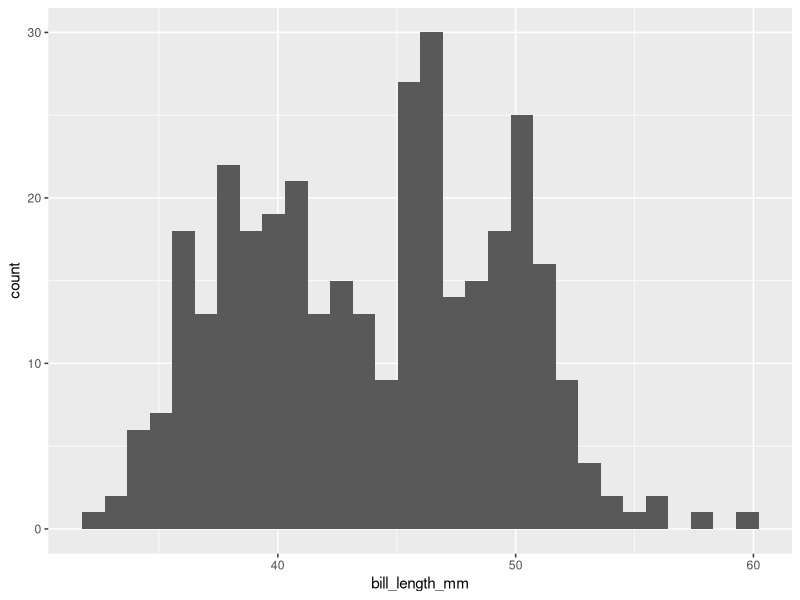
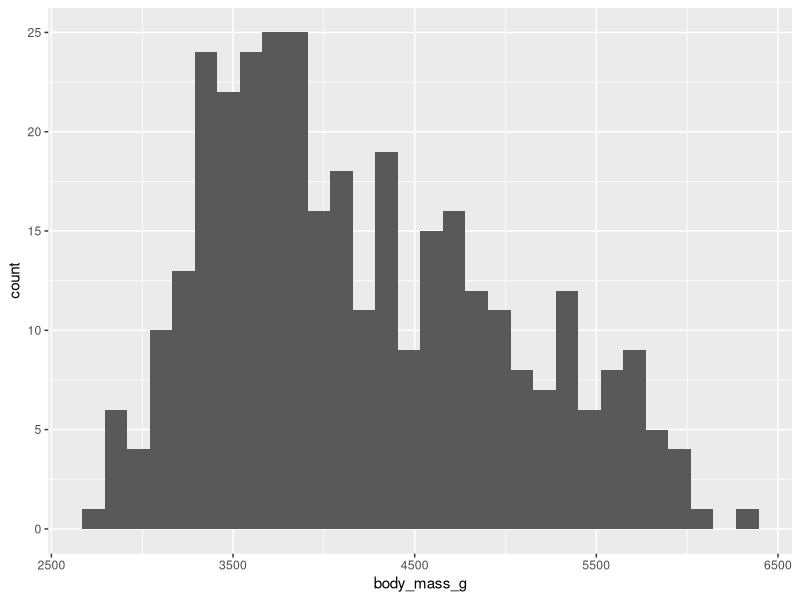
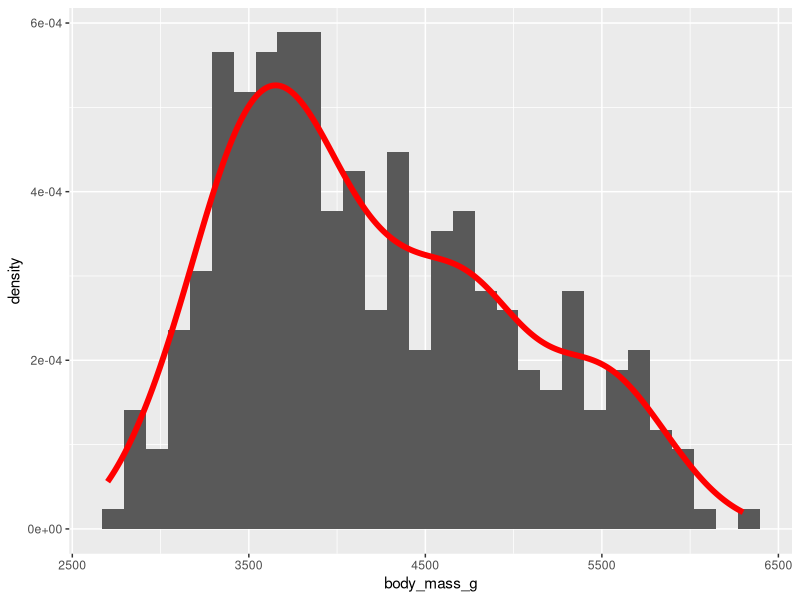
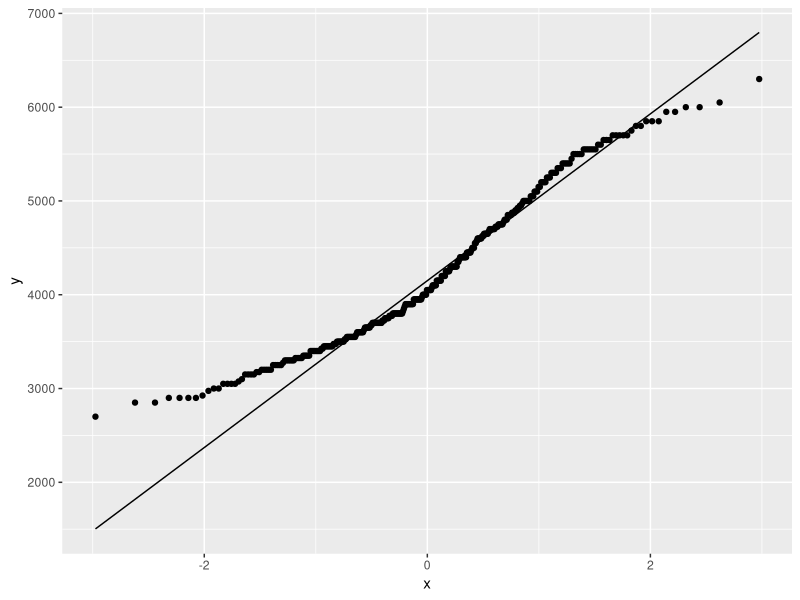
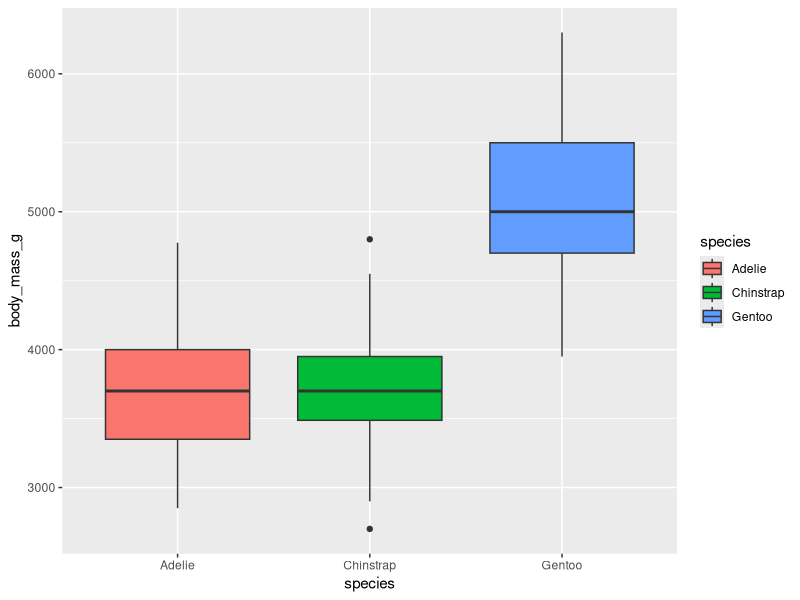
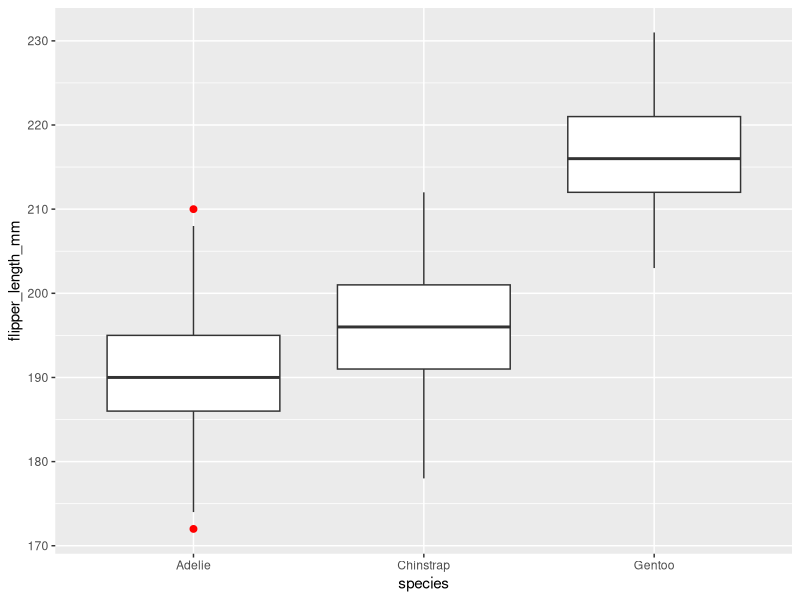
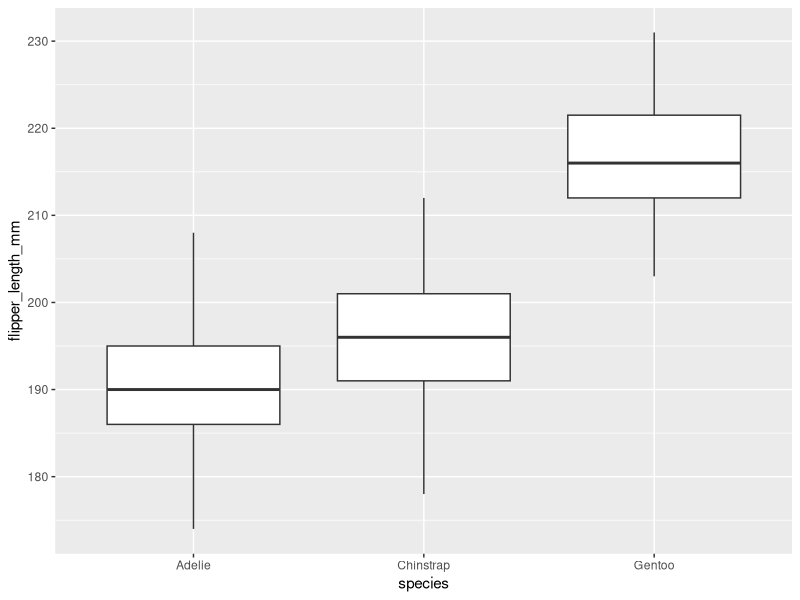
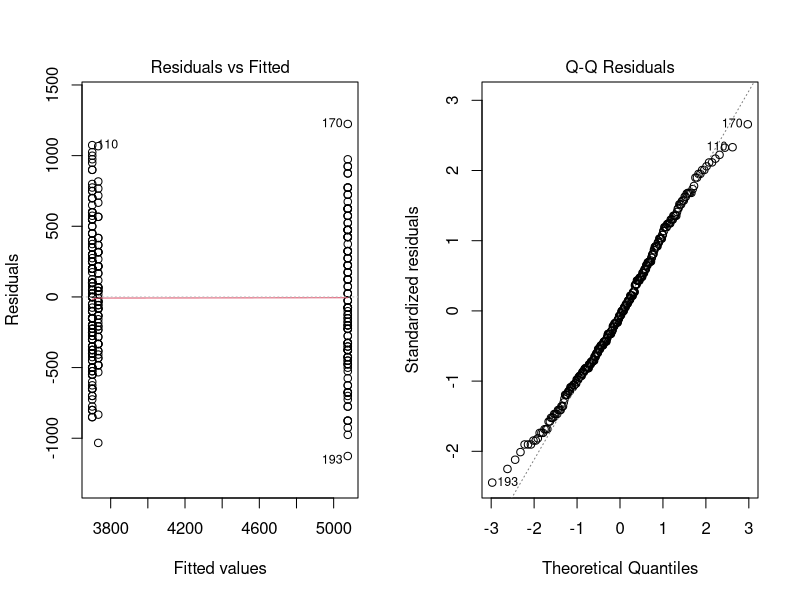

Reproduce these figures in R, in order.
## ---- chunk 1
#| message: false
#| warning: false
#| paged-print: false
library(palmerpenguins)
library(tidyverse)
library(dplyr)
library(ggplot2)
library(car)
library(broom)
library(rstatix)
## ---- chunk 2
#| warning: false
ggplot(data = penguins, aes(x = bill_length_mm)) +
  geom_histogram()
## ---- chunk 3
#| warning: false
ggplot(data = penguins, aes(x = body_mass_g)) +
  geom_histogram()
## ---- chunk 4
#| message: false
#| warning: false
ggplot(data = penguins, aes(x = body_mass_g)) +
  geom_histogram(aes(y = after_stat(density))) +
  geom_density(color = "red", linewidth = 2)
## ---- chunk 5
#| message: false
#| warning: false
ggplot(data = penguins, aes(sample = body_mass_g)) +
  stat_qq() +
  stat_qq_line()
## ---- chunk 6
penguins %>%
  shapiro_test(body_mass_g)
## ---- chunk 7
#| message: false
#| warning: false
ggplot(data = penguins, aes(x = species, y = body_mass_g, fill = species)) +
  geom_boxplot() 
## ---- chunk 8
penguins %>%
  levene_test(body_mass_g ~ species) # formula should be Y (dependent variable) ~ X (predictor variable)
## ---- chunk 9
#| message: false
#| warning: false
ggplot(data = penguins, aes(x = species, y = flipper_length_mm)) +
  geom_boxplot(outlier.size = 2, outlier.color = "red")
## ---- chunk 10
penguins %>%
  group_by(species) %>%
  drop_na() %>%
  mutate(q1 = quantile(flipper_length_mm, 0.25),
         q3 = quantile(flipper_length_mm, 0.75),
         iqr = q3 - q1,
         is_outlier = flipper_length_mm < (q1 - 1.5 * iqr) | 
                      flipper_length_mm > (q3 + 1.5 * iqr)) %>%
  filter(is_outlier) %>%
  select(species, island, sex, flipper_length_mm)
## ---- chunk 11
penguins %>%
  group_by(species) %>%
  drop_na() %>%
  mutate(q1 = quantile(flipper_length_mm, 0.25),
         q3 = quantile(flipper_length_mm, 0.75),
         iqr = q3 - q1,
         is_outlier = flipper_length_mm < (q1 - 1.5 * iqr) | 
           flipper_length_mm > (q3 + 1.5 * iqr)) %>%
  filter(!is_outlier) %>%
  ggplot(aes(x = species, y = flipper_length_mm)) +
  geom_boxplot()
## ---- chunk 12
bill_ci <- t.test(penguins$bill_length_mm)
bill_ci$estimate  # provides the mean
bill_ci$conf.int  # provides the confidence interval, and at what conf. level (95%)
## ---- chunk 13
penguins %>%
  drop_na() %>%
  summarize(n = length(bill_length_mm),
         mean = mean(bill_length_mm),
         se = sd(bill_length_mm) / sqrt(n),
         t_crit = qt(0.975, df = n - 1),    # two-tailed, 95% confidence interval distribution
         ci_upper = mean + t_crit * se,
         ci_lower = mean - t_crit * se)
## ---- chunk 14
adelie_gentoo <- penguins %>%
  filter(species %in% c("Adelie", "Gentoo"))

diff_ci <- t.test(flipper_length_mm ~ species, data = adelie_gentoo)
diff_ci$conf.int
## ---- chunk 15
adelie <- penguins %>%
  filter(species == "Adelie")

# base R t-test
t.test(adelie$bill_length_mm, mu = 40)
## ---- chunk 16
# test for normality (Shapiro-Wilk Test)
penguins %>%
  filter(species %in% c("Adelie", "Gentoo")) %>%
  shapiro_test(flipper_length_mm) 

# test for equality of variances (Levene's Test)
penguins %>%
  filter(species %in% c("Adelie", "Gentoo")) %>%
  levene_test(flipper_length_mm ~ species)
## ---- chunk 17
# Student's t-test
penguins %>%
  filter(species %in% c("Adelie", "Gentoo")) %>%
  mutate(species = droplevels(species)) %>%       # remove Chinstrap as a level
  t_test(flipper_length_mm ~ species,
         var.equal = TRUE)                        # clarifies variances are equal (homoscedasticity) 

# Welch's t-test
penguins %>%
  filter(species %in% c("Adelie", "Gentoo")) %>%
  mutate(species = droplevels(species)) %>% 
  t_test(flipper_length_mm ~ species,
         var.equal = FALSE)                     # default is FALSE, so only need to specify when TRUE
## ---- chunk 18
penguins %>%
  filter(species %in% c("Adelie", "Gentoo")) %>%
  mutate(species = droplevels(species)) %>%
  wilcox_test(bill_length_mm ~ species)
## ---- chunk 19
(species_island_table <- table(penguins$species, penguins$island))
chisq_test(species_island_table)
## ---- chunk 20
anova <- aov(body_mass_g ~ species, data = penguins)
summary(anova)
## ---- chunk 21
tukey_hsd(anova)
## ---- chunk 22
par(mfrow = c(1, 2))   # build plotting parameters in base R
plot(anova, which = 1) # residuals vs. fitted values (checking equal variance)
plot(anova, which = 2) # q-q plot of residuals (checking variance)
par(mfrow = c(1, 1))   # reset base R plot parameters
## ---- chunk 23
kruskal_test(body_mass_g ~ species, data = penguins)
## ---- chunk 24
penguins %>%
  pairwise_wilcox_test(body_mass_g ~ species) %>%
  adjust_pvalue(method = "bonferroni") %>%
  add_significance("p.adj")
## ---- chunk 25
ggplot(data = penguins, aes(x = flipper_length_mm, y = bill_length_mm)) +
  geom_point() +
  geom_smooth(method = 'lm', color = "red", se = TRUE)
## ---- chunk 26
lm <- lm(bill_length_mm ~ flipper_length_mm, data = penguins)
summary(lm)
## ---- chunk 27
tidy(lm, conf.int = TRUE)
glance(lm)
## ---- chunk 28
par(mfrow = c(2, 2))
plot(lm)
par(mfrow = c(1,1))
## ---- chunk 29
penguins %>%
  drop_na() %>%
  ggplot(aes(x = flipper_length_mm, y = bill_length_mm, color = species)) +
  geom_point() +
  geom_smooth(method = 'lm', color = "red", se = TRUE) +
  theme_bw()
## ---- chunk 30
penguins %>%
  drop_na() %>%
  group_by(species) %>%
  ggplot(aes(x = flipper_length_mm, y = bill_length_mm, color = species)) +
  geom_point() +
  geom_smooth(aes(group = species), method = 'lm', color = "red", se = TRUE) +
  theme_bw()
## ---- chunk 31
lm_2 <- lm(bill_length_mm ~ flipper_length_mm + species , data = penguins)
summary(lm_2)
## ---- chunk 32
penguins %>%
  drop_na() %>%
  ggplot(aes(x = bill_depth_mm)) +
  geom_histogram()

penguins %>%
  shapiro_test(bill_depth_mm)
## ---- chunk 33
penguins %>%
  drop_na() %>%
  ggplot(aes(x = species, y = bill_depth_mm)) +
  geom_boxplot()

penguins %>%
  levene_test(bill_depth_mm ~ species)
## ---- chunk 34
penguins %>%
  drop_na() %>%
  ggplot(aes(x = species, y = bill_depth_mm)) +
  geom_boxplot(outlier.color = "red", outlier.size = 2)

penguins %>%
  group_by(species) %>%
  drop_na() %>%
  mutate(q1 = quantile(bill_depth_mm, 0.25),
         q3 = quantile(bill_depth_mm, 0.75),
         iqr = q3 - q1,
         is_outlier = bill_depth_mm < (q1 - 1.5 * iqr) | 
           bill_depth_mm > (q3 + 1.5 * iqr)) %>%
  filter(!is_outlier) %>%
  select(species, island, sex, bill_depth_mm) %>%
  ggplot(aes(x = species, y = bill_depth_mm)) +
  geom_boxplot()
## ---- chunk 35
# create subset with only chinstrap penguins
chinstrap_only <- penguins %>%
  drop_na() %>%
  filter(species == "Chinstrap")

# compute by hand
chinstrap_only %>%
  summarize(n = length(body_mass_g),
            mean = mean(body_mass_g),
            se = sd(body_mass_g) / sqrt(n),
            t_crit = qt(0.975, df = n - 1),   
            ci_upper = mean + t_crit * se,
            ci_lower = mean - t_crit * se) 
## ---- chunk 36
# compute ci with t.test
body_ci <- t.test(chinstrap_only$body_mass_g)
body_ci$conf.int 
## ---- chunk 37
gentoo_only <- penguins %>%
  drop_na() %>%
  filter(species == "Gentoo")

t.test(gentoo_only$body_mass_g, mu = 5090)
## ---- chunk 38
penguins %>%
  wilcox_test(bill_depth_mm ~ sex)
## ---- chunk 39
(sex_species_table <- table(penguins$species, penguins$sex))
chisq_test(sex_species_table)
## ---- chunk 40
# anova
anova_flipper <- aov(flipper_length_mm ~ species, data = penguins)
summary(anova_flipper)

# tukey post-hoc
tukey_hsd(anova_flipper)

# kruskal-wallis 
penguins %>%
  kruskal_test(flipper_length_mm ~ species)

# pairwise comaprisons, post-hoc test
penguins %>%
  pairwise_wilcox_test(flipper_length_mm ~ species) %>%
  adjust_pvalue(method = "bonferroni") %>%
  add_significance("p.adj")
